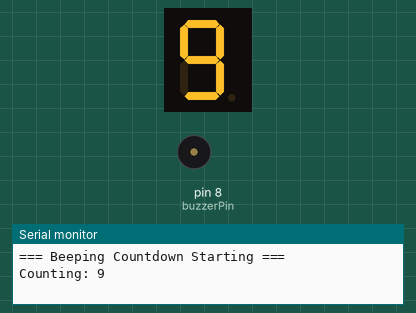
Recording of a sketch running on a simulated Arduino Uno, built with avr-gcc and run on an emulated ATmega328P. Shown: 1-digit seven-segment display, buzzer (waves = sounding), the last lines printed to the serial monitor. Wiring (inferred from the names in the program): 1-digit 7-segment display, segments lit when HIGH: segments pin 2, pin 3, pin 4, pin 5, pin 6, pin 7, pin 9. The segment pins are drawn as the display they are named for.

Above: at 0.3 s.
At 4.3 s:
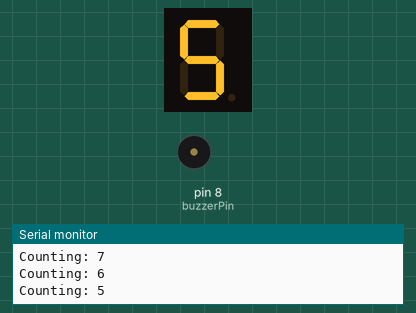
At 9.1 s:
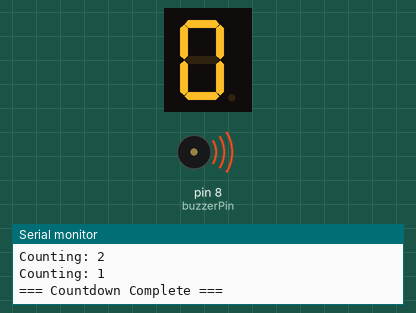
At 10.1 s:
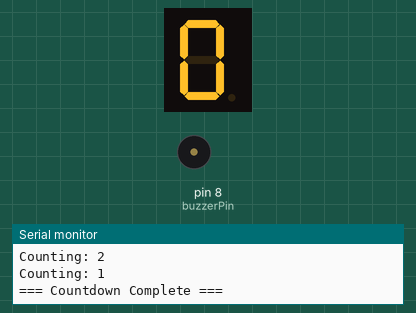
Timing chart, 0 to 11.6 s (numbered marks = the images above):
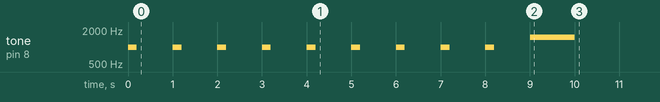

Measured:
- by itself, tone on pin 8 (buzzerPin): plays 1000 Hz for 0.20 s, 1000 Hz for 0.20 s, 1000 Hz for 0.20 s, 1000 Hz for 0.20 s, 1000 Hz for 0.20 s, 1000 Hz for 0.20 s … (10 notes in this stretch)
- what the display in image 1 shows lasts 1.0 s, from 4.0 s to 5.0 s

The sketch:

assignment2_gyimah-gideon.ino
```cpp
// Assignment 2
// Beeping Countdown

// Segment pins (a, b, c, d, e, f, g)
int segmentPins[] = {2, 3, 4, 5, 6, 7, 9};
int numSegments = 7;

// Buzzer pin
int buzzerPin = 8;

// Digit patterns (0-9)
byte digits[10][7] = {
  {1,1,1,1,1,1,0}, // 0
  {0,1,1,0,0,0,0}, // 1
  {1,1,0,1,1,0,1}, // 2
  {1,1,1,1,0,0,1}, // 3
  {0,1,1,0,0,1,1}, // 4
  {1,0,1,1,0,1,1}, // 5
  {1,0,1,1,1,1,1}, // 6
  {1,1,1,0,0,0,0}, // 7
  {1,1,1,1,1,1,1}, // 8
  {1,1,1,1,0,1,1}  // 9
};

// Function to display a digit
void showDigit(int n) {
  if (n < 0 || n > 9)
    return;

  for (int i = 0; i < numSegments; i++) {
    digitalWrite(segmentPins[i], digits[n][i]);
  }
}

void setup() {
  Serial.begin(9600);

  // Set buzzer pin
  pinMode(buzzerPin, OUTPUT);

  // Set segment pins
  for (int i = 0; i < numSegments; i++) {
    pinMode(segmentPins[i], OUTPUT);
  }

  Serial.println("=== Beeping Countdown Starting ===");

  int count = 9;

  while (count >= 1) {
    Serial.print("Counting: ");
    Serial.println(count);

    showDigit(count);

    // Short beep
    tone(buzzerPin, 1000, 200);

    delay(1000);

    count = count - 1;
  }

  // Show zero
  showDigit(0);

  // Long completion tone
  tone(buzzerPin, 1500, 1000);

  Serial.println("=== Countdown Complete ===");
}

void loop() {
  // Empty
}
```
